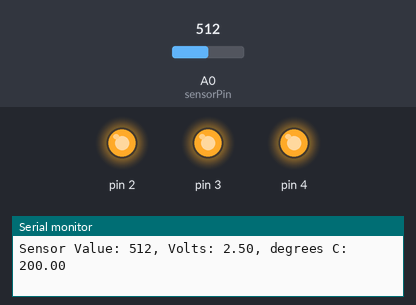
Bench run of a sketch on a simulated Arduino Uno, built with avr-gcc and run on an emulated ATmega328P. Parts: output pins drawn as LEDs (lit = HIGH), the last lines printed to the serial monitor. The inputs (shaded band) are chosen by the test bench; at power-on: A0 (sensorPin) = 512.

Above: at 1.2 s.
1.3 s: A0 (sensorPin) set to 170
4.3 s: A0 (sensorPin) set to 155
At 5.5 s:
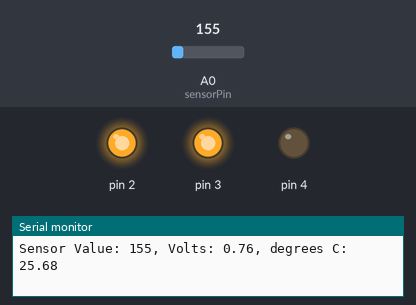
5.8 s: A0 (sensorPin) set to 122
At 6.9 s:
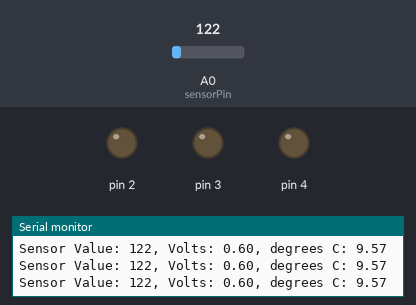
7.3 s: A0 (sensorPin) set to 1023
At 8.5 s:
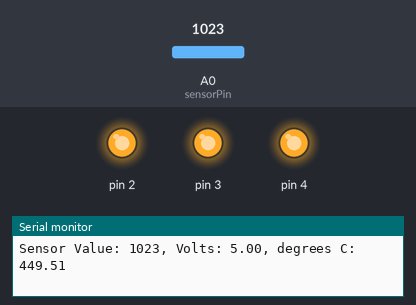
8.8 s: A0 (sensorPin) set to 0
At 10.1 s:
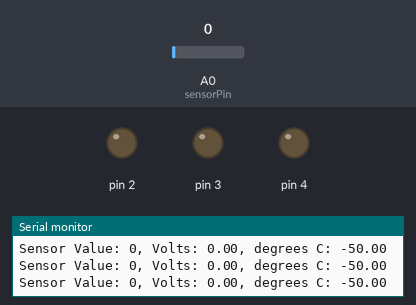
Timing chart, 0 to 11.3 s (numbered marks = the images above; inputs shaded):
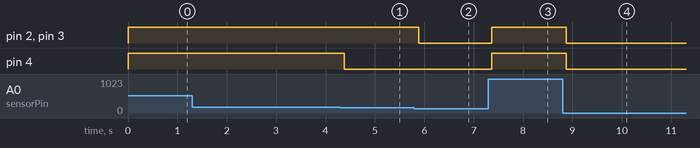

The sketch:

proj03_Love-o-meter.ino
```cpp
/* Arduino Starter Kit Tutorial
 * Love-o-meter   (temperature sensor)
 */
 const int sensorPin = A0;
 const float baselineTemp = 24.0;

 void setup() {
   //open serial port at 9600 bits per second
   Serial.begin(9600);

   // for pins 2 to 4
   for (int pinNum = 2; pinNum < 5; pinNum++){
     // set to output mode
     pinMode(pinNum, OUTPUT);
     /* write LOW to pin (or turn off, as they are
      *   hooked up to LEDs)
      */
     digitalWrite(pinNum, LOW);
   }
 }

 void loop() {
   // Read the analog value from sensor pin
   int sensorVal = analogRead(sensorPin);

   // Output raw sensor value to console window
   Serial.print("Sensor Value: ");
   Serial.print(sensorVal);

   // get sensor value as a voltage
   //   (Assumption: 0 < sensorVal < 1024)
   float voltage = (sensorVal/1024.0) * 5;

   // Output Voltage
   Serial.print(", Volts: ");
   Serial.print(voltage);

   // Convert voltage to temperature in degrees C
   float temperature = (voltage - 0.5) * 100;

   // Output temperature
   Serial.print(", degrees C: ");
   Serial.println(temperature);

   if (temperature < baselineTemp) {
     digitalWrite(2, LOW);
     digitalWrite(3, LOW);
     digitalWrite(4, LOW);
   } else if (temperature >= baselineTemp &&
    temperature < baselineTemp + 1) {
     digitalWrite(2, HIGH);
     digitalWrite(3, LOW);
     digitalWrite(4, LOW);
   } else if (temperature >= baselineTemp +1 &&
    temperature < baselineTemp + 2) {
     digitalWrite(2, HIGH);
     digitalWrite(3, HIGH);
     digitalWrite(4, LOW);
   } else if (temperature >= baselineTemp +4) {
     digitalWrite(2, HIGH);
     digitalWrite(3, HIGH);
     digitalWrite(4, HIGH);
   }

   delay(1);
 }
```

Measured:
- the behaviour switches between 156 and 155 on A0 (sensorPin) (found by bisection; images 0 and 1)
- after the input at 4.3 s, pin 4: HIGH → LOW after 0.08 s
- after the input at 5.8 s, pin 2, pin 3: HIGH → LOW after 0.09 s
- after the input at 7.3 s, pin 2–4: LOW → HIGH after 0.07 s
- after the input at 8.8 s, pin 2–4: HIGH → LOW after 0.08 s
